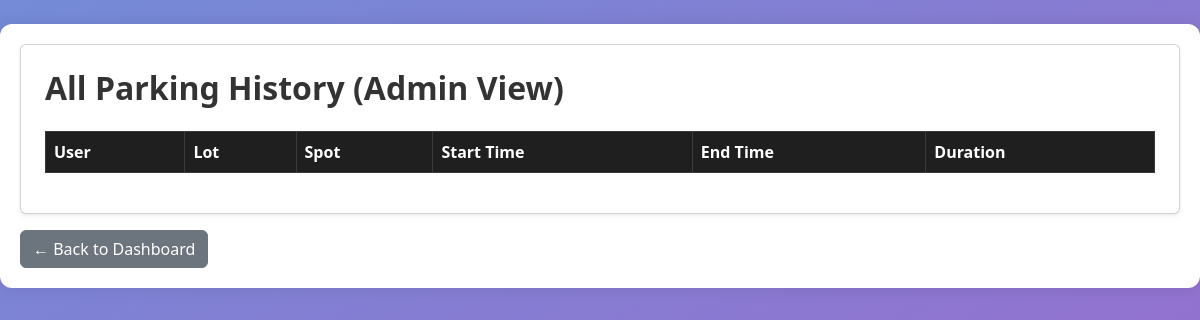
Before: /admin/history (signed in) with the older database file.
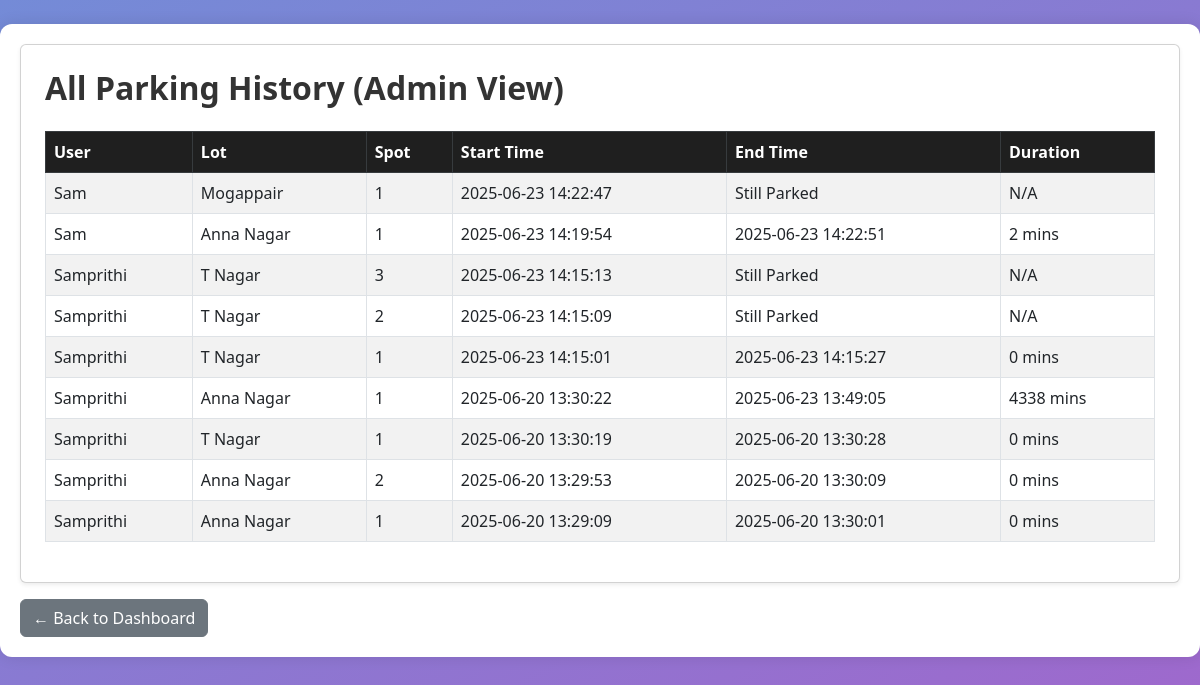
After: the same page with the newer database file.
### models/models.py (models this page shows)
class User(db.Model):
    id = db.Column(db.Integer, primary_key=True)
    username = db.Column(db.String(50), unique=True, nullable=False)
    password = db.Column(db.String(8), nullable=False)
    fullname = db.Column(db.String(100), nullable=False)
    address = db.Column(db.String(200))
    pin_code = db.Column(db.String(10))
    phone_number = db.Column(db.String(15), nullable=False)
    role = db.Column(db.String(10), nullable = False, default = 'user')
    reservations = db.relationship('Reservation', backref='user')

class ParkingLot(db.Model):
    id = db.Column(db.Integer, primary_key=True)
    name = db.Column(db.String(100), nullable=False)
    address = db.Column(db.String(200), nullable=False)
    pin_code = db.Column(db.String(10), nullable=False)
    price = db.Column(db.Float, nullable=False)
    max_spots = db.Column(db.Integer, nullable=False)
    spots = db.relationship('ParkingSpot', backref='lot')

class Reservation(db.Model):
    id = db.Column(db.Integer, primary_key=True)
    spot_id = db.Column(db.Integer, db.ForeignKey('parking_spot.id'), nullable=False)
    user_id = db.Column(db.Integer, db.ForeignKey('user.id'), nullable=False)
    parking_time = db.Column(db.DateTime, default=datetime.utcnow)
    leaving_time = db.Column(db.DateTime, nullable=True)

### app.py (the view)
@app.route('/admin/history')
def admin_history():
    if session.get('role') != 'admin':
        return redirect('/login')
    reservations = Reservation.query.order_by(Reservation.parking_time.desc()).all()
    all_history = []
    for res in reservations:
        user = User.query.get(res.user_id)
        spot = ParkingSpot.query.get(res.spot_id)
        lot = ParkingLot.query.get(spot.lot_id) if spot else None
        if res.leaving_time:
            delta = res.leaving_time - res.parking_time
            total_minutes = int(delta.total_seconds() // 60)
        else:
            total_minutes = None
        all_history.append({
            'user_fullname': user.fullname if user else 'N/A',
            'lot_name': lot.name if lot else 'N/A',
            'spot_number': spot.spot_number if spot else '-',
            'start_time': res.parking_time,
            'end_time': res.leaving_time if res.leaving_time else 'Still Parked',
            'duration': f"{total_minutes} mins" if total_minutes is not None else "N/A"
        })
    return render_template('admin_history.html', history=all_history)

### templates/admin_history.html
{% set title = "View" %}
{% extends "layout.html" %}
{% block content %}
<div class="container mt-4">
    <div class="card shadow-sm p-4 bg-white">
        <h2 class="mb-4">All Parking History (Admin View)</h2>
        <table class="table table-striped table-bordered">
            <thead class="table-dark">
                <tr>
                    <th>User</th>
                    <th>Lot</th>
                    <th>Spot</th>
                    <th>Start Time</th>
                    <th>End Time</th>
                    <th>Duration</th>
                </tr>
            </thead>
            <tbody>
                {% for h in history %}
                <tr>
                    <td>{{ h.user_fullname }}</td>
                    <td>{{ h.lot_name }}</td>
                    <td>{{ h.spot_number }}</td>
                    <td>{{ h.start_time.strftime('%Y-%m-%d %H:%M:%S') }}</td>
                    <td>
                        {% if h.end_time != 'Still Parked' %}
                            {{ h.end_time.strftime('%Y-%m-%d %H:%M:%S') }}
                        {% else %}
                            {{ h.end_time }}
                        {% endif %}
                    </td>
                    <td>{{ h.duration }}</td>
                </tr>
                {% endfor %}
            </tbody>
        </table>
    </div>
    <a href="{{ url_for('admin_dashboard') }}" class="btn btn-secondary mt-3">← Back to Dashboard</a>
</div>
{% endblock %}

Changed rows visible on the page:
added User: user_fullname "Sam" "Sam"
added ParkingLot: lot_name "Mogappair"
added Reservation: start_time "2025-06-23 14:22:47"
now on this page (row unchanged): ParkingLot: lot_name "Anna Nagar" "Anna Nagar" "Anna Nagar" "Anna Nagar"
added Reservation: start_time "2025-06-23 14:19:54", end_time "2025-06-23 14:22:51"
now on this page (row unchanged): User: user_fullname "Samprithi" "Samprithi" "Samprithi" "Samprithi" "Samprithi" "Samprithi" "Samprithi"
now on this page (row unchanged): ParkingLot: lot_name "T Nagar" "T Nagar" "T Nagar" "T Nagar"
added Reservation: start_time "2025-06-23 14:15:13"
added Reservation: start_time "2025-06-23 14:15:09"
added Reservation: start_time "2025-06-23 14:15:01", end_time "2025-06-23 14:15:27"
added Reservation: start_time "2025-06-20 13:30:22", end_time "2025-06-23 13:49:05"
added Reservation: start_time "2025-06-20 13:30:19", end_time "2025-06-20 13:30:28"
added Reservation: start_time "2025-06-20 13:29:53", end_time "2025-06-20 13:30:09"
added Reservation: start_time "2025-06-20 13:29:09", end_time "2025-06-20 13:30:01"
Other visible differences:
new list line: "1 Still Parked N/A"
new list line: "1 2 mins"
new list line: "3 Still Parked N/A"
new list line: "2 Still Parked N/A"
new list line: "1 0 mins"
new list line: "1 4338 mins"
new list line: "2 0 mins"
